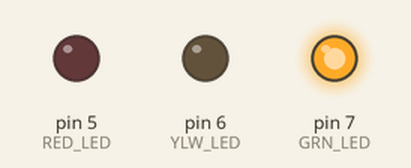
The sketch below on a simulated Arduino Uno, built with avr-gcc and run on an emulated ATmega328P. Parts: output pins drawn as LEDs (lit = HIGH).

Above: at 2.1 s.
At 6.6 s:
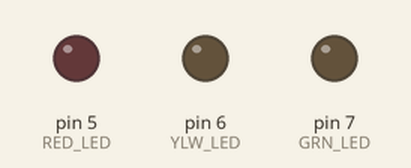
At 11.6 s:
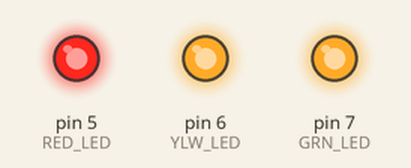
At 29.8 s:
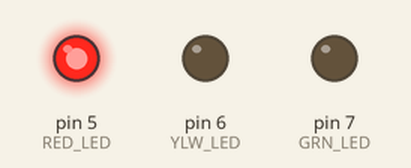
At 50.1 s:
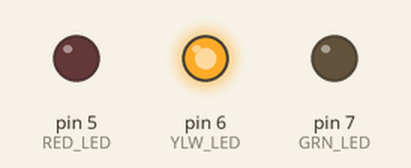
Timing chart, 0 to 51.5 s (numbered marks = the images above):
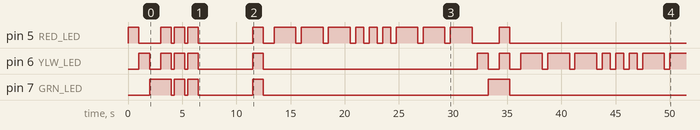

Measured:
- by itself, pin 5 (RED_LED): HIGH → LOW at 1.0 s, → HIGH 2.0 s later, → LOW 1.0 s later, → HIGH 0.25 s later, … (29 changes in this stretch)
- by itself, pin 6 (YLW_LED): HIGH → LOW at 2.0 s, → HIGH 1.0 s later, → LOW 1.0 s later, → HIGH 0.25 s later, … (28 changes in this stretch)
- by itself, pin 7 (GRN_LED): HIGH → LOW at 4.0 s, → HIGH 0.25 s later, → LOW 1.0 s later, → HIGH 0.25 s later, … (9 changes in this stretch)

The sketch:

LED_Controller_Functions.ino
```cpp
#define RED_LED 5
#define YLW_LED 6
#define GRN_LED 7

volatile int mod3 = 0;

void flash(int led_pin, int duration) {
   digitalWrite(led_pin, HIGH);
   delay(duration);
   digitalWrite(led_pin, LOW);
}

void flash_all(int red, int ylw, int grn, int duration) {
  digitalWrite(red, HIGH);
  digitalWrite(ylw, HIGH);
  digitalWrite(grn, HIGH);
  delay(duration);
  digitalWrite(red, LOW);
  digitalWrite(ylw, LOW);
  digitalWrite(grn, LOW);
}

void strobe(int led_pin, int duration, int strobes) {
  for (int i = 0; i < strobes; i++) {
    digitalWrite(led_pin, HIGH);
    delay(duration);
    digitalWrite(led_pin, LOW);
    delay(duration);
  }
}

void sos(int led_pin) {
  digitalWrite(led_pin, HIGH);
  delay(2000);
  digitalWrite(led_pin, LOW);
  delay(500);
  digitalWrite(led_pin, HIGH);
  delay(2000);
  digitalWrite(led_pin, LOW);
  delay(500);
  digitalWrite(led_pin, HIGH);
  delay(2000);
  digitalWrite(led_pin, LOW);
  delay(500);

  digitalWrite(led_pin, HIGH);
  delay(750);
  digitalWrite(led_pin, LOW);
  delay(500);
  digitalWrite(led_pin, HIGH);
  delay(750);
  digitalWrite(led_pin, LOW);
  delay(500);
  digitalWrite(led_pin, HIGH);
  delay(750);
  digitalWrite(led_pin, LOW);
  delay(500);

  digitalWrite(led_pin, HIGH);
  delay(2000);
  digitalWrite(led_pin, LOW);
  delay(500);
  digitalWrite(led_pin, HIGH);
  delay(2000);
  digitalWrite(led_pin, LOW);
  delay(500);
  digitalWrite(led_pin, HIGH);
  delay(2000);
  digitalWrite(led_pin, LOW);
  delay(500);
}

void setup() {
  Serial.begin(9600);

  pinMode(RED_LED, OUTPUT);
  pinMode(YLW_LED, OUTPUT);
  pinMode(GRN_LED, OUTPUT);

  flash(RED_LED, 1000);
  flash(YLW_LED, 1000);
  flash(GRN_LED, 1000);

  flash_all(RED_LED, YLW_LED, GRN_LED, 1000);
  delay(250);
  flash_all(RED_LED, YLW_LED, GRN_LED, 1000);
  delay(250);
  flash_all(RED_LED, YLW_LED, GRN_LED, 1000);
  delay(5000);

}

void loop() {
  flash_all(RED_LED, YLW_LED, GRN_LED, 1000);
  delay(1000);
  if (mod3 == 0) {
    sos(RED_LED);
    flash(YLW_LED, 1000);
    flash(GRN_LED, 1000);
  } else if (mod3 == 1) {
    sos(YLW_LED);
    flash(GRN_LED, 1000);
  } else {
    strobe(GRN_LED, 250, 30);
  }

  mod3 = (mod3 + 1) % 3;

}
```
